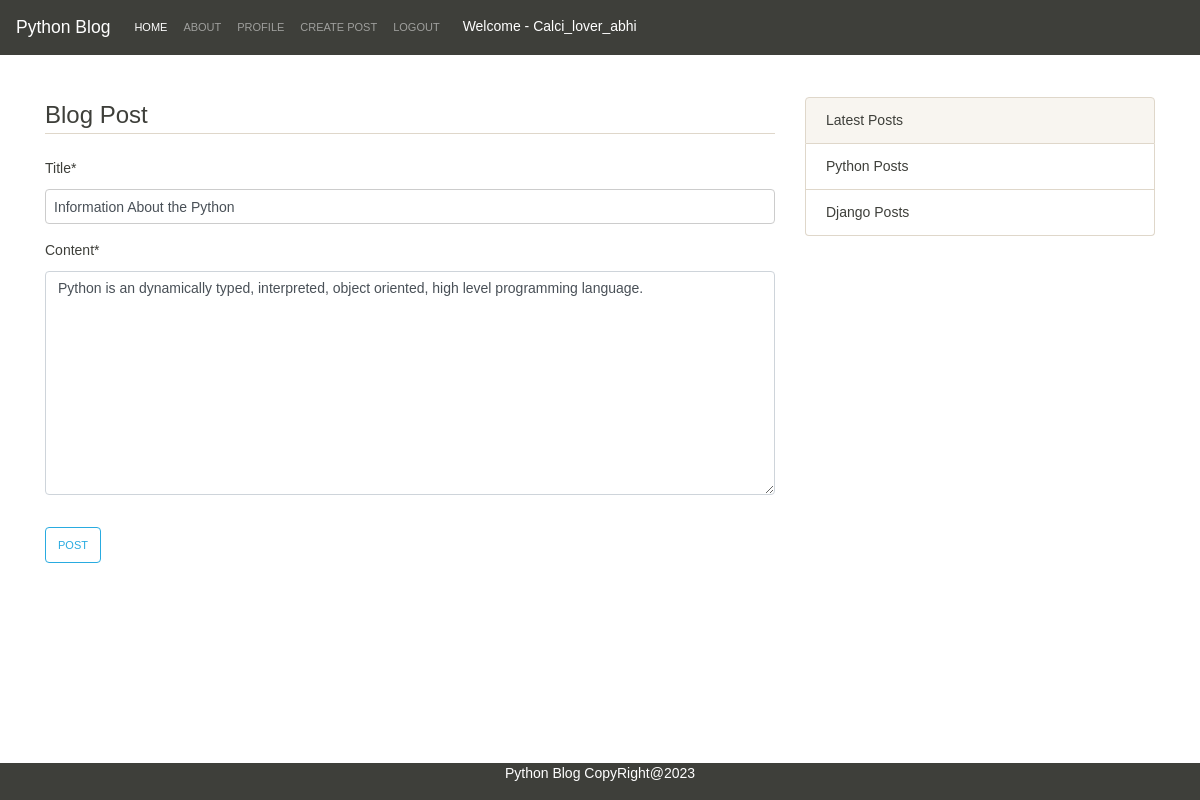
/post/3/update (signed in), run on the app's committed database.
### Blog/models.py (models this page shows, shortened)
class Post(models.Model):
    post=models.CharField(max_length=100)
    title=models.CharField(max_length=100)
    content=models.TextField()
    date_posted=models.DateTimeField(default=timezone.now)
    author=models.ForeignKey(User,on_delete=models.CASCADE)

### Blog/views.py (the view, shortened to what this page needs)
# urls.py: path('post/<int:pk>/update',PostUpdateView.as_view(),name='post-update'),
class PostUpdateView(LoginRequiredMixin,UserPassesTestMixin,UpdateView):
    login_url = '/login/'
    redirect_field_name = 'login'
    model = Post
    template_name = 'post_form.html'
    fields = ['title', 'content']
    def test_func(self):
        post = self.get_object()
        if self.request.user == post.author:
            return True
        return False

### Blog/templates/post_form.html (shortened to what this page needs)
{% extends "base.html" %}
{% load crispy_forms_tags %}
{% block content %}
    <div class="content-section">
        <form method="POST">
            <fieldset class="form-group">
                <legend class="border-bottom mb-4">Blog Post</legend>
                {{ form|crispy }}
            </fieldset>
            <div class="form-group">
                <button class="btn btn-outline-info" type="submit">Post</button>
            </div>
            <br/>
        </form>
    </div>
{% endblock content %}

### templates/base.html (shortened to what this page needs)
{% load static %}
<!DOCTYPE html>
<html lang="en">
<head>
    <link rel="stylesheet" type="text/css" href="{% static 'assets/css/bootstrap.min.css'%}">
    <link rel="stylesheet" type="text/css" href="{% static 'assets/css/custom.css'%}">
</head>
<body>
    <nav class="navbar navbar-expand-lg navbar-dark bg-primary">
        <a class="navbar-brand" href="#">Python Blog</a>
        <div class="collapse navbar-collapse" id="navbarColor01">
            <ul class="navbar-nav mr-auto">
                <li class="nav-item active">
                    <a class="nav-link" href="{% url 'home' %}">Home</a>
                </li>
                <li class="nav-item">
                    <a class="nav-link" href="#">About</a>
                </li>
                {% if user.is_authenticated %}
                <li class="nav-item">
                    <a class="nav-link" href="{% url 'profile' %}">Profile</a>
                </li>
                <li class="nav-item">
                    <a class="nav-link" href="{% url 'post-create' %}">Create Post</a>
                </li>
                <li class="nav-item">
                    <a class="nav-link" href="{% url 'logout' %}">logout</a>
                </li>
                <li>
                    <label style="width:250px;color: white;margin-top: 8px;margin-left: 15px;">Welcome -
                        {{user.username}} </label>
                </li>
                {% endif %}
            </ul>
        </div>
    </nav>
    <br />
    <br />
    <div class="container">
        <div class="row">
            <div class="col-sm-8">
                {% block content%}
                {% endblock %}
            </div>
            <div class="col-sm-4">
                <div class="list-group">
                    <a href="{% url 'home' %}" class="list-group-item list-group-item-action active">
                        Latest Posts
                    </a>
                    <a href="{% url 'python_posts' %}" class="list-group-item list-group-item-action">
                        Python Posts
                    </a>
                    <a href="{% url 'django_posts' %}" class="list-group-item list-group-item-action">
                        Django Posts
                    </a>
                </div>
            </div>
        </div>
    </div>
    <div class="footer">
        <p>Python Blog CopyRight@2023</p>
    </div>
</body>
</html>

### static/assets/css/custom.css (style rules this page uses)
.footer { position: fixed; left: 0; bottom: 0; width: 100%; background-color:#3e3f3a; color: white; text-align: center; }

### templates/base.html (style rules this page uses)
body { font-family: Arial, sans-serif; }
label { display: block; margin-bottom: 10px; }
input[type="text"], textarea { width: 100%; padding: 8px; border: 1px solid #ccc; border-radius: 4px; box-sizing: border-box; }
textarea { height: 150px; }
button { background-color: #4CAF50; color: white; padding: 10px 15px; border: none; border-radius: 4px; cursor: pointer; }

### data on the page
Post: title "Information About the Python", content "Python is an dynamically typed, interpreted, object oriented, high level programming language."

### other printed values
{{ user.username }} "Calci_lover_abhi"
